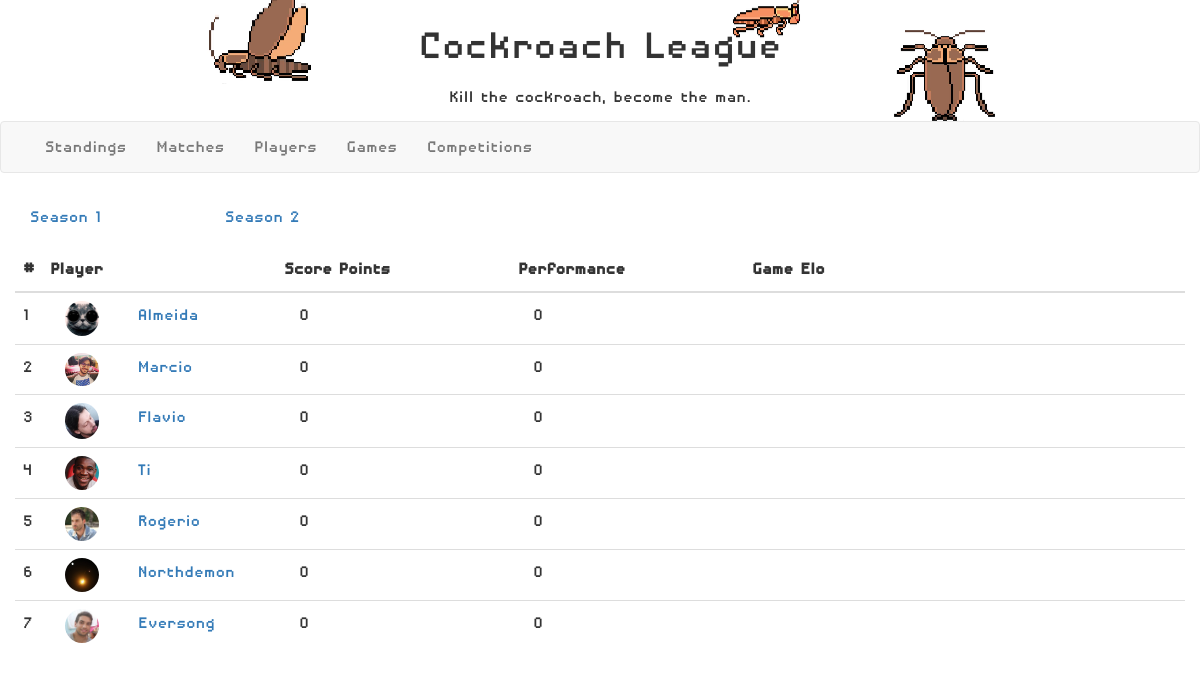
/rankings/Spirit Island/1, run on the app's committed database.
### rankings/models.py (models this page shows)
class TotalClassification(models.Model):
    class Meta:
        unique_together = (('standing_position', 'player'),)
    standing_position = models.IntegerField(primary_key=True)
    player = models.ForeignKey(Player, on_delete=models.CASCADE)
    score_points = models.FloatField()
    performance_points = models.FloatField()
    competition_id = models.ForeignKey(Competition, on_delete=models.CASCADE)

class Player(models.Model):
    player_nickname = models.CharField(max_length=15, primary_key=True, null=False)
    player_first_name = models.CharField(max_length=15, null=False)
    player_last_name = models.CharField(max_length=15, null=False)
    player_photo = models.ImageField()
    player_bio = models.TextField(null=True, blank=True)
    def __str__(self):
        return self.player_nickname

### rankings/views.py (the view)
# urls.py: path('<game_name>/<int:competition_id>', views.game_standings, name='game_standings'),
def game_standings(request, game_name, competition_id=1):
    score_controller = ScoresController()
    classifications = score_controller.generate_game_standings(game_name, competition_id)
    classifications_elo_tuple = []
    for item in classifications:
        player_game_elo = PlayerGameElo.objects.filter(game=Game.objects.filter(game_name=game_name).filter().first(),
                                                       player=item.player).first()
        classifications_elo_tuple.append((item, player_game_elo))
    context = {
        'classifications_elo_tuple': classifications_elo_tuple,
        'game_name': game_name,
        'competition_id': competition_id
    }
    return render(request, 'classification_by_game.html', context=context)

### rankings/controllers.py (called while the page is built)
    def get_player_performance_by_game(self, player, game_name, competition_id=1):
        possible_points = 0
        scored_points = 0
        game_match_results = GameMatchResult.objects.filter(result_player=player,
                                                            result_match_id__match_game__game_name=game_name,
                                                            result_match_id__competition_id=competition_id)
        for match_result in game_match_results:
            table_points = TablePoints.objects.filter(table_standing="1").first()
            game = match_result.result_match_id.match_game
            possible_points += table_points.table_score * game.game_complexity
            scored_points += match_result.result_points
        return scored_points / possible_points if scored_points != 0 else 0

### templates/classification_by_game.html (shortened to what this page needs)
{% extends "base_generic.html" %}
{% block content %}
    {% load staticfiles %}
    <link href="https://maxcdn.bootstrapcdn.com/bootstrap/3.3.7/css/bootstrap.min.css" rel="stylesheet"/>
    <link href="https://cdnjs.cloudflare.com/ajax/libs/datatables/1.10.12/css/dataTables.bootstrap.min.css" rel="stylesheet"/>
    <div class="container">
        <div class="row" style="margin-top: 15px">
            <div class="col-md-2"><a href="{% url 'game_standings' game_name=game_name competition_id=1 %}">Season 1</a></div>
            <div class="col-md-2"><a href="{% url 'game_standings' game_name=game_name competition_id=2 %}">Season 2</a></div>
        </div>
        <div class="row" style="margin-top: 15px">
        <table id="classification_table" class="table" cellspacing="0" width="100%">
            <thead>
            <tr>
                <th style="width: 1%">#</th>
                <th style="width: 20%">Player</th>
                <th style="width: 20%">Score Points</th>
                <th style="width: 20%">Performance</th>
                <th style="...">Game Elo</th>
            </tr>
            </thead>
            <tbody>
            {% for entry, elo in classifications_elo_tuple %}
            <tr>
                <td>{{ entry.standing_position }}</td>
                <td>
                    <div>
                        <div class="col-md-4 ">
                            <img class="img img-circle" src="{{ MEDIA_URL }}{{ entry.player.player_photo.url }}">
                        </div>
                        <div class="col-md-2">
                            <a href="{% url 'player' entry.player  %}">{{ entry.player }}</a>
                        </div>
                    </div>
                </td>
                <td><div class="col-md-2">{{ entry.score_points }}</div></td>
                <td><div class="col-md-2">{{ entry.performance_points }}</div></td>
                <td><div class="col-md-2">{{ elo.score }}</div></td>
            </tr>
            {% endfor %}
            </tbody>
        </table>
        </div>
    </div>
{% endblock %}

### rankings/static/css/styles.css (style rules this page uses)
.body { font-family: "Disposable Droid"; font-size: 20px; }
.img-circle { border-radius: 60%; width: 80%; }

### data on the page
TotalClassification: standing_position "1", player.player_photo (picture), player "Almeida", score_points "0", performance_points "0"
TotalClassification: standing_position "2", player.player_photo (picture), player "Marcio", score_points "0", performance_points "0"
TotalClassification: standing_position "3", player.player_photo (picture), player "Flavio", score_points "0", performance_points "0"
TotalClassification: standing_position "4", player.player_photo (picture), player "Ti", score_points "0", performance_points "0"
TotalClassification: standing_position "5", player.player_photo (picture), player "Rogerio", score_points "0", performance_points "0"
TotalClassification: standing_position "6", player.player_photo (picture), player "Northdemon", score_points "0", performance_points "0"
TotalClassification: standing_position "7", player.player_photo (picture), player "Eversong", score_points "0", performance_points "0"
